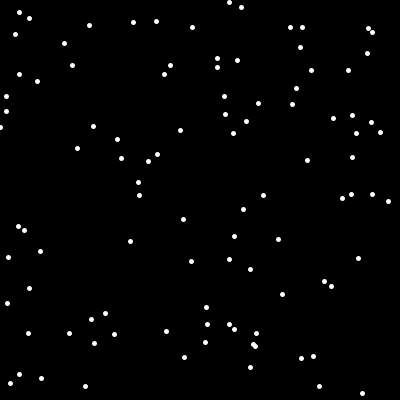
Frame 1 (no input)
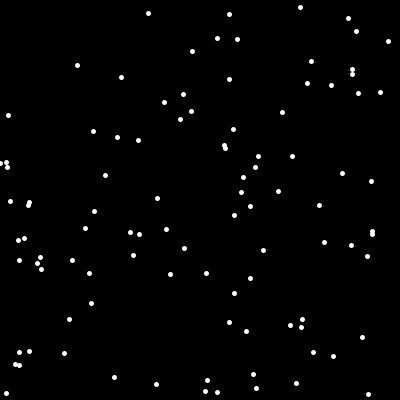
Frame 60 (the mouse pressed at the canvas centre just before this capture)
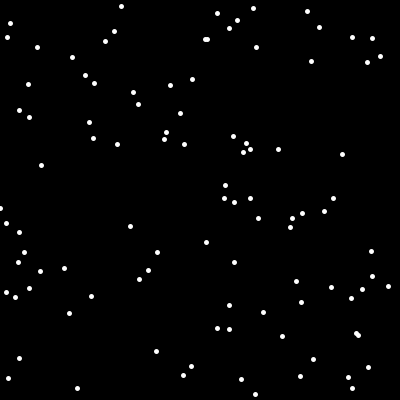
Frame 120 (the mouse held since frame 60 and released just before this capture)

The Processing sketch that drew these frames (run headless with seeded random() and noise(); from frame 60 on, the mouse is pressed at the canvas centre):

// Processing sketch: processing_164743
// ── processing_164743.pde

float[] xCoord = new float[100];
float[] yCoord = new float[100];
float[] speed = new float[100];

void setup() {
  size(400, 400);
  for (int i = 0; i < 100; i++) {
    xCoord[i] = random(width);
    yCoord[i] = random(height);
    speed[i] = random(3,8);
  }
}

void draw() {
  background(0);
  stroke(255);
  smooth();
  for (int i = 0; i < 100; i++) {
    strokeWeight(5);
  point(xCoord[i], yCoord[i]);
    //line(xCoord[i], yCoord[i],xCoord[i], yCoord[i]+10);
    yCoord[i] += speed[i];
    if(yCoord[i]>height){
      yCoord[i]=1;
    }
  }
}
